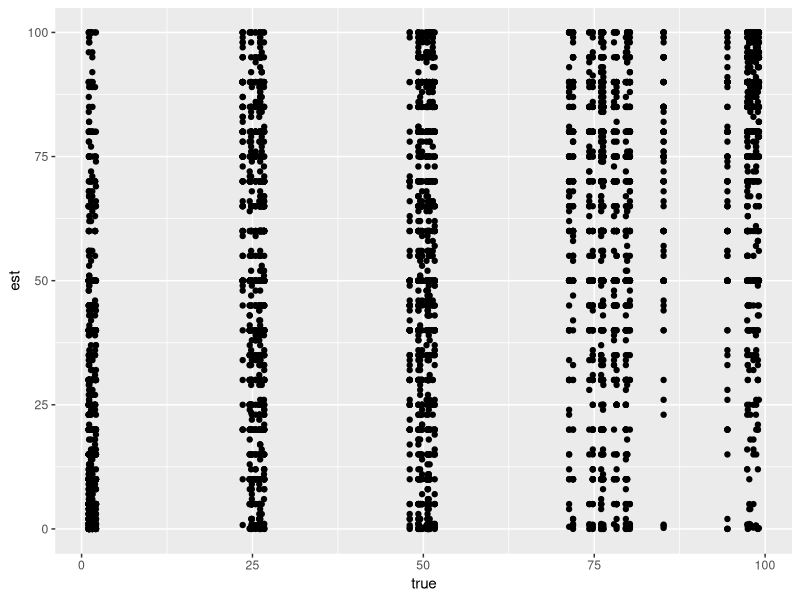

Recreate this plot in R.
# Exercise 6
#
# This is the code that we came up with in Exercise 5. What you
# can see is that the "true" frequencies come in 5 distinct "bands".
# That was part of the experimental design. It doesn't make a lot
# of sense to draw a scatterplot when the data on the x-asis come 
# in discrete "bins" like this, does it?
#
# In this exercise, what we want to do is modify the code below so
# that instead of plotting the raw value "true" on the x-axis, we 
# use the "band" variable instead.
#
# Try that now. Do you see a problem?

library(tidyverse)
forensic <- read_csv("data_forensic.csv")

picture <- ggplot(data = forensic) + 
  geom_point(mapping = aes(x = true, y = est))

plot(picture)


# If I tell you that there is a function called geom_boxplot(),
# can you work out how to fix the problem? 
#
# What if I also tell you there is a function called geom_violin()?
# Would you consider using that instead of geom_boxplot()? If yes, why?
# If not, why not?



